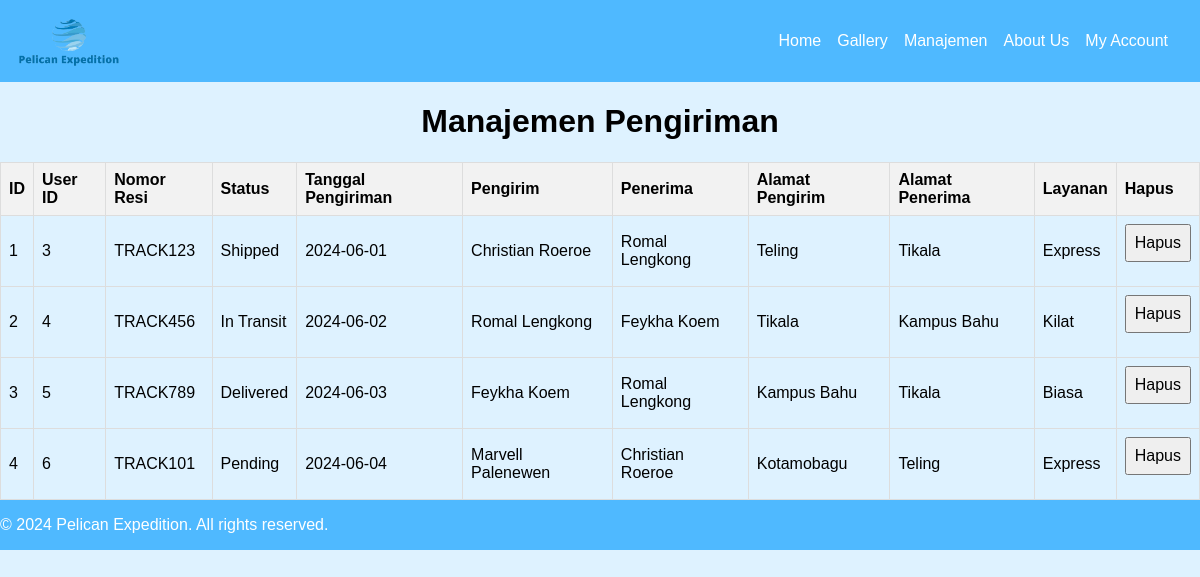
The app's page /php/manajemen_pengiriman.php with its own data.
### tables this page shows
CREATE TABLE `shipments` (
  `id` int(11) NOT NULL,
  `user_id` int(11) NOT NULL,
  `tracking_number` varchar(50) NOT NULL,
  `status` varchar(50) NOT NULL,
  `shipment_date` date NOT NULL,
  `sender` varchar(100) NOT NULL,
  `receiver` varchar(100) NOT NULL,
  `sender_address` varchar(255) NOT NULL,
  `receiver_address` varchar(255) NOT NULL,
  `service` varchar(50) NOT NULL
);

### php/manajemen_pengiriman.php (the view, shortened to what this page needs)
<?php
require 'config.php';
$sql = "SELECT * FROM shipments";
$result = $conn->query($sql);
?>
<!DOCTYPE html>
<html lang="en">
<head>
    <link rel="stylesheet" href="../css/style.css"/>
</head>
<body class="konten">
    <header class="main-menu">
        <div class="container">
            <img src="../img/logo.png" alt="Pelican Expedition Logo" class="logo">
        </div>
        <nav>
            <ul>
                <li><a href="../home_admin.html">Home</a></li>
                <li><a href="../gallery_admin.html">Gallery</a></li>
                <li><a href="manajemen_pengiriman.php">Manajemen</a></li>
                <li><a href="../contact_admin.html">About Us</a></li>
                <li><a href="my_account_admin.php">My Account</a></li>
            </ul>
        </nav>
    </header>
    <div class="main-content">
        <h1>Manajemen Pengiriman</h1>
        <table class="shipment-table">
            <thead>
                <tr>
                    <th>ID</th>
                    <th>User ID</th>
                    <th>Nomor Resi</th>
                    <th>Status</th>
                    <th>Tanggal Pengiriman</th>
                    <th>Pengirim</th>
                    <th>Penerima</th>
                    <th>Alamat Pengirim</th>
                    <th>Alamat Penerima</th>
                    <th>Layanan</th>
                    <th>Hapus</th>
                </tr>
            </thead>
            <tbody>
                <?php
                if ($result->num_rows > 0) {
                    while ($row = $result->fetch_assoc()) {
                        echo "<tr>";
                        echo "<td>" . $row['id'] . "</td>";
                        echo "<td>" . $row['user_id'] . "</td>";
                        echo "<td>" . $row['tracking_number'] . "</td>";
                        echo "<td>" . $row['status'] . "</td>";
                        echo "<td>" . $row['shipment_date'] . "</td>";
                        echo "<td>" . $row['sender'] . "</td>";
                        echo "<td>" . $row['receiver'] . "</td>";
                        echo "<td>" . $row['sender_address'] . "</td>";
                        echo "<td>" . $row['receiver_address'] . "</td>";
                        echo "<td>" . $row['service'] . "</td>";
                        echo "<td>
                            <form method='post' action='manajemen_pengiriman.php'>
                                <input type='hidden' name='id_to_delete' value='" . $row['id'] . "'>
                                <input type='submit' name='hapus' value='Hapus'>
                            </form>
                        </td>";
                        echo "</tr>";
                    }
                } else {
                    echo "<tr><td colspan='11'>Tidak ada data pengiriman.</td></tr>";
                }
                ?>
            </tbody>
        </table>
    </div>
    <footer class="footer">
        <p>&copy; 2024 Pelican Expedition. All rights reserved.</p>
    </footer>
</body>
</html>

### css/style.css (style rules this page uses)
body { height: 100%; margin: 0; display: flex; flex-direction: column; padding: 0; font-family: Arial, sans-serif; }
.footer { background-color: #4fb9ff; color:#fff; font-family: Arial; text-align: center; padding: 5px auto; position: flex; display: flex; }
.konten { display: flex; flex-direction: column; background-color: #def2ff; }
.konten h1 { text-align: center; }
.main-menu { background-color: #4fb9ff; padding: 1rem; position: relative; display: flex; justify-content: space-between; align-items: center; }
.main-menu .container { display: flex; align-items: center; }
.main-menu .logo { height: 50px; width: auto; margin-right: 1rem; }
.main-menu ul { list-style: none; margin: 0; padding: 0; display: flex; justify-content: center; text-align: center; }
.main-menu ul li { margin-right: 1rem; }
.main-menu a { color: #fff; text-decoration: none; }
form { flex-direction: column; }
input, select, button { margin-bottom: 1em; padding: 0.5em; font-size: 1em; width: 100%; }

### php/manajemen_pengiriman.php (style rules this page uses)
.shipment-table { border-collapse: collapse; width: 100%; }
.shipment-table th, .shipment-table td { border: 1px solid #dddddd; padding: 8px; text-align: left; }
.shipment-table th { background-color: #f2f2f2; }

### records on screen
shipments: id "1", user "3", tracking_number "TRACK123", status "Shipped", shipment_date "2024-06-01", sender "Christian Roeroe", receiver "Romal Lengkong", sender_address "Teling", receiver_address "Tikala", service "Express"
shipments: id "2", user "4", tracking_number "TRACK456", status "In Transit", shipment_date "2024-06-02", sender "Romal Lengkong", receiver "Feykha Koem", sender_address "Tikala", receiver_address "Kampus Bahu", service "Kilat"
shipments: id "3", user "5", tracking_number "TRACK789", status "Delivered", shipment_date "2024-06-03", sender "Feykha Koem", receiver "Romal Lengkong", sender_address "Kampus Bahu", receiver_address "Tikala", service "Biasa"
shipments: id "4", user "6", tracking_number "TRACK101", status "Pending", shipment_date "2024-06-04", sender "Marvell Palenewen", receiver "Christian Roeroe", sender_address "Kotamobagu", receiver_address "Teling", service "Express"
